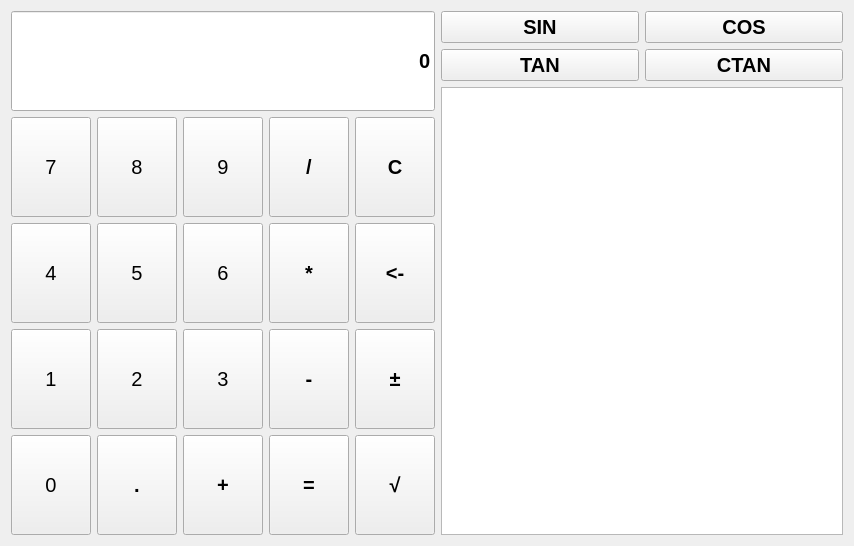
<?xml version="1.0" encoding="UTF-8"?>
<ui version="4.0">
 <class>Widget</class>
 <widget class="QWidget" name="Widget">
  <property name="geometry">
   <rect>
    <x>0</x>
    <y>0</y>
    <width>854</width>
    <height>544</height>
   </rect>
  </property>
  <property name="windowTitle">
   <string>Widget</string>
  </property>
  <layout class="QGridLayout" name="gridLayout_2">
   <item row="0" column="0">
    <layout class="QGridLayout" name="gridLayout_4">
     <item row="0" column="0">
      <layout class="QGridLayout" name="gridLayout_5">
       <item row="0" column="0">
        <widget class="QLineEdit" name="leResult">
         <property name="minimumSize">
          <size>
           <width>0</width>
           <height>100</height>
          </size>
         </property>
         <property name="font">
          <font>
           <pointsize>15</pointsize>
           <weight>75</weight>
           <bold>true</bold>
           <stylestrategy>PreferDefault</stylestrategy>
          </font>
         </property>
         <property name="text">
          <string>0</string>
         </property>
         <property name="alignment">
          <set>Qt::AlignRight|Qt::AlignTrailing|Qt::AlignVCenter</set>
         </property>
        </widget>
       </item>
       <item row="1" column="0">
        <layout class="QGridLayout" name="gridLayout">
         <item row="0" column="0">
          <widget class="QPushButton" name="pb7">
           <property name="sizePolicy">
            <sizepolicy hsizetype="Minimum" vsizetype="Expanding">
             <horstretch>0</horstretch>
             <verstretch>0</verstretch>
            </sizepolicy>
           </property>
           <property name="minimumSize">
            <size>
             <width>80</width>
             <height>100</height>
            </size>
           </property>
           <property name="font">
            <font>
             <pointsize>15</pointsize>
            </font>
           </property>
           <property name="text">
            <string>7</string>
           </property>
           <attribute name="buttonGroup">
            <string notr="true">buttonGroup</string>
           </attribute>
          </widget>
         </item>
         <item row="0" column="1">
          <widget class="QPushButton" name="pb8">
           <property name="sizePolicy">
            <sizepolicy hsizetype="Minimum" vsizetype="Expanding">
             <horstretch>0</horstretch>
             <verstretch>0</verstretch>
            </sizepolicy>
           </property>
           <property name="minimumSize">
            <size>
             <width>80</width>
             <height>100</height>
            </size>
           </property>
           <property name="font">
            <font>
             <pointsize>15</pointsize>
            </font>
           </property>
           <property name="text">
            <string>8</string>
           </property>
           <attribute name="buttonGroup">
            <string notr="true">buttonGroup</string>
           </attribute>
          </widget>
         </item>
         <item row="0" column="2">
          <widget class="QPushButton" name="pb9">
           <property name="sizePolicy">
            <sizepolicy hsizetype="Minimum" vsizetype="Expanding">
             <horstretch>0</horstretch>
             <verstretch>0</verstretch>
            </sizepolicy>
           </property>
           <property name="minimumSize">
            <size>
             <width>80</width>
             <height>100</height>
            </size>
           </property>
           <property name="font">
            <font>
             <pointsize>15</pointsize>
            </font>
           </property>
           <property name="text">
            <string>9</string>
           </property>
           <attribute name="buttonGroup">
            <string notr="true">buttonGroup</string>
           </attribute>
          </widget>
         </item>
         <item row="0" column="3">
          <widget class="QPushButton" name="pbDev">
           <property name="sizePolicy">
            <sizepolicy hsizetype="Minimum" vsizetype="Expanding">
             <horstretch>0</horstretch>
             <verstretch>0</verstretch>
            </sizepolicy>
           </property>
           <property name="minimumSize">
            <size>
             <width>80</width>
             <height>100</height>
            </size>
           </property>
           <property name="font">
            <font>
             <pointsize>15</pointsize>
             <weight>75</weight>
             <bold>true</bold>
            </font>
           </property>
           <property name="text">
            <string>/</string>
           </property>
           <attribute name="buttonGroup">
            <string notr="true">buttonGroup</string>
           </attribute>
          </widget>
         </item>
         <item row="0" column="4">
          <widget class="QPushButton" name="pbClr">
           <property name="sizePolicy">
            <sizepolicy hsizetype="Minimum" vsizetype="Expanding">
             <horstretch>0</horstretch>
             <verstretch>0</verstretch>
            </sizepolicy>
           </property>
           <property name="minimumSize">
            <size>
             <width>80</width>
             <height>100</height>
            </size>
           </property>
           <property name="font">
            <font>
             <pointsize>15</pointsize>
             <weight>75</weight>
             <bold>true</bold>
            </font>
           </property>
           <property name="text">
            <string>C</string>
           </property>
           <attribute name="buttonGroup">
            <string notr="true">buttonGroup</string>
           </attribute>
          </widget>
         </item>
         <item row="1" column="0">
          <widget class="QPushButton" name="pb4">
           <property name="sizePolicy">
            <sizepolicy hsizetype="Minimum" vsizetype="Expanding">
             <horstretch>0</horstretch>
             <verstretch>0</verstretch>
            </sizepolicy>
           </property>
           <property name="minimumSize">
            <size>
             <width>80</width>
             <height>100</height>
            </size>
           </property>
           <property name="font">
            <font>
             <pointsize>15</pointsize>
            </font>
           </property>
           <property name="text">
            <string>4</string>
           </property>
           <attribute name="buttonGroup">
            <string notr="true">buttonGroup</string>
           </attribute>
          </widget>
         </item>
         <item row="1" column="1">
          <widget class="QPushButton" name="pb5">
           <property name="sizePolicy">
            <sizepolicy hsizetype="Minimum" vsizetype="Expanding">
             <horstretch>0</horstretch>
             <verstretch>0</verstretch>
            </sizepolicy>
           </property>
           <property name="minimumSize">
            <size>
             <width>80</width>
             <height>100</height>
            </size>
           </property>
           <property name="font">
            <font>
             <pointsize>15</pointsize>
            </font>
           </property>
           <property name="text">
            <string>5</string>
           </property>
           <attribute name="buttonGroup">
            <string notr="true">buttonGroup</string>
           </attribute>
          </widget>
         </item>
         <item row="1" column="2">
          <widget class="QPushButton" name="pb6">
           <property name="sizePolicy">
            <sizepolicy hsizetype="Minimum" vsizetype="Expanding">
             <horstretch>0</horstretch>
             <verstretch>0</verstretch>
            </sizepolicy>
           </property>
           <property name="minimumSize">
            <size>
             <width>80</width>
             <height>100</height>
            </size>
           </property>
           <property name="font">
            <font>
             <pointsize>15</pointsize>
            </font>
           </property>
           <property name="text">
            <string>6</string>
           </property>
           <attribute name="buttonGroup">
            <string notr="true">buttonGroup</string>
           </attribute>
          </widget>
         </item>
         <item row="1" column="3">
          <widget class="QPushButton" name="pbMul">
           <property name="sizePolicy">
            <sizepolicy hsizetype="Minimum" vsizetype="Expanding">
             <horstretch>0</horstretch>
             <verstretch>0</verstretch>
            </sizepolicy>
           </property>
           <property name="minimumSize">
            <size>
             <width>80</width>
             <height>100</height>
            </size>
           </property>
           <property name="font">
            <font>
             <pointsize>15</pointsize>
             <weight>75</weight>
             <bold>true</bold>
            </font>
           </property>
           <property name="text">
            <string>*</string>
           </property>
           <attribute name="buttonGroup">
            <string notr="true">buttonGroup</string>
           </attribute>
          </widget>
         </item>
         <item row="1" column="4">
          <widget class="QPushButton" name="pbDel">
           <property name="sizePolicy">
            <sizepolicy hsizetype="Minimum" vsizetype="Expanding">
             <horstretch>0</horstretch>
             <verstretch>0</verstretch>
            </sizepolicy>
           </property>
           <property name="minimumSize">
            <size>
             <width>80</width>
             <height>100</height>
            </size>
           </property>
           <property name="font">
            <font>
             <pointsize>15</pointsize>
             <weight>75</weight>
             <bold>true</bold>
            </font>
           </property>
           <property name="text">
            <string>&lt;-</string>
           </property>
           <attribute name="buttonGroup">
            <string notr="true">buttonGroup</string>
           </attribute>
          </widget>
         </item>
         <item row="2" column="0">
          <widget class="QPushButton" name="pb1">
           <property name="sizePolicy">
            <sizepolicy hsizetype="Minimum" vsizetype="Expanding">
             <horstretch>0</horstretch>
             <verstretch>0</verstretch>
            </sizepolicy>
           </property>
           <property name="minimumSize">
            <size>
             <width>80</width>
             <height>100</height>
            </size>
           </property>
           <property name="font">
            <font>
             <pointsize>15</pointsize>
            </font>
           </property>
           <property name="text">
            <string>1</string>
           </property>
           <attribute name="buttonGroup">
            <string notr="true">buttonGroup</string>
           </attribute>
          </widget>
         </item>
         <item row="2" column="1">
          <widget class="QPushButton" name="pb2">
           <property name="sizePolicy">
            <sizepolicy hsizetype="Minimum" vsizetype="Expanding">
             <horstretch>0</horstretch>
             <verstretch>0</verstretch>
            </sizepolicy>
           </property>
           <property name="minimumSize">
            <size>
             <width>80</width>
             <height>100</height>
            </size>
           </property>
           <property name="font">
            <font>
             <pointsize>15</pointsize>
            </font>
           </property>
           <property name="text">
            <string>2</string>
           </property>
           <attribute name="buttonGroup">
            <string notr="true">buttonGroup</string>
           </attribute>
          </widget>
         </item>
         <item row="2" column="2">
          <widget class="QPushButton" name="pb3">
           <property name="sizePolicy">
            <sizepolicy hsizetype="Minimum" vsizetype="Expanding">
             <horstretch>0</horstretch>
             <verstretch>0</verstretch>
            </sizepolicy>
           </property>
           <property name="minimumSize">
            <size>
             <width>80</width>
             <height>100</height>
            </size>
           </property>
           <property name="font">
            <font>
             <pointsize>15</pointsize>
            </font>
           </property>
           <property name="text">
            <string>3</string>
           </property>
           <attribute name="buttonGroup">
            <string notr="true">buttonGroup</string>
           </attribute>
          </widget>
         </item>
         <item row="2" column="3">
          <widget class="QPushButton" name="pbSub">
           <property name="sizePolicy">
            <sizepolicy hsizetype="Minimum" vsizetype="Expanding">
             <horstretch>0</horstretch>
             <verstretch>0</verstretch>
            </sizepolicy>
           </property>
           <property name="minimumSize">
            <size>
             <width>80</width>
             <height>100</height>
            </size>
           </property>
           <property name="font">
            <font>
             <pointsize>15</pointsize>
             <weight>75</weight>
             <bold>true</bold>
            </font>
           </property>
           <property name="text">
            <string>-</string>
           </property>
           <attribute name="buttonGroup">
            <string notr="true">buttonGroup</string>
           </attribute>
          </widget>
         </item>
         <item row="2" column="4">
          <widget class="QPushButton" name="pbSign">
           <property name="sizePolicy">
            <sizepolicy hsizetype="Minimum" vsizetype="Expanding">
             <horstretch>0</horstretch>
             <verstretch>0</verstretch>
            </sizepolicy>
           </property>
           <property name="minimumSize">
            <size>
             <width>80</width>
             <height>100</height>
            </size>
           </property>
           <property name="font">
            <font>
             <pointsize>15</pointsize>
             <weight>75</weight>
             <bold>true</bold>
            </font>
           </property>
           <property name="text">
            <string>±</string>
           </property>
           <attribute name="buttonGroup">
            <string notr="true">buttonGroup</string>
           </attribute>
          </widget>
         </item>
         <item row="3" column="0">
          <widget class="QPushButton" name="pb0">
           <property name="sizePolicy">
            <sizepolicy hsizetype="Minimum" vsizetype="Expanding">
             <horstretch>0</horstretch>
             <verstretch>0</verstretch>
            </sizepolicy>
           </property>
           <property name="minimumSize">
            <size>
             <width>80</width>
             <height>100</height>
            </size>
           </property>
           <property name="font">
            <font>
             <pointsize>15</pointsize>
            </font>
           </property>
           <property name="text">
            <string>0</string>
           </property>
           <attribute name="buttonGroup">
            <string notr="true">buttonGroup</string>
           </attribute>
          </widget>
         </item>
         <item row="3" column="1">
          <widget class="QPushButton" name="pbDot">
           <property name="sizePolicy">
            <sizepolicy hsizetype="Minimum" vsizetype="Expanding">
             <horstretch>0</horstretch>
             <verstretch>0</verstretch>
            </sizepolicy>
           </property>
           <property name="minimumSize">
            <size>
             <width>80</width>
             <height>100</height>
            </size>
           </property>
           <property name="font">
            <font>
             <pointsize>15</pointsize>
             <weight>75</weight>
             <bold>true</bold>
            </font>
           </property>
           <property name="text">
            <string>.</string>
           </property>
           <property name="flat">
            <bool>false</bool>
           </property>
           <attribute name="buttonGroup">
            <string notr="true">buttonGroup</string>
           </attribute>
          </widget>
         </item>
         <item row="3" column="2">
          <widget class="QPushButton" name="pbAdd">
           <property name="sizePolicy">
            <sizepolicy hsizetype="Minimum" vsizetype="Expanding">
             <horstretch>0</horstretch>
             <verstretch>0</verstretch>
            </sizepolicy>
           </property>
           <property name="minimumSize">
            <size>
             <width>80</width>
             <height>100</height>
            </size>
           </property>
           <property name="font">
            <font>
             <pointsize>15</pointsize>
             <weight>75</weight>
             <bold>true</bold>
            </font>
           </property>
           <property name="text">
            <string>+</string>
           </property>
           <attribute name="buttonGroup">
            <string notr="true">buttonGroup</string>
           </attribute>
          </widget>
         </item>
         <item row="3" column="3">
          <widget class="QPushButton" name="pbEq">
           <property name="sizePolicy">
            <sizepolicy hsizetype="Minimum" vsizetype="Expanding">
             <horstretch>0</horstretch>
             <verstretch>0</verstretch>
            </sizepolicy>
           </property>
           <property name="minimumSize">
            <size>
             <width>80</width>
             <height>100</height>
            </size>
           </property>
           <property name="font">
            <font>
             <pointsize>15</pointsize>
             <weight>75</weight>
             <bold>true</bold>
            </font>
           </property>
           <property name="text">
            <string>=</string>
           </property>
           <attribute name="buttonGroup">
            <string notr="true">buttonGroup</string>
           </attribute>
          </widget>
         </item>
         <item row="3" column="4">
          <widget class="QPushButton" name="pbRoot">
           <property name="sizePolicy">
            <sizepolicy hsizetype="Expanding" vsizetype="Expanding">
             <horstretch>0</horstretch>
             <verstretch>0</verstretch>
            </sizepolicy>
           </property>
           <property name="minimumSize">
            <size>
             <width>80</width>
             <height>100</height>
            </size>
           </property>
           <property name="font">
            <font>
             <pointsize>15</pointsize>
             <weight>75</weight>
             <bold>true</bold>
            </font>
           </property>
           <property name="text">
            <string>√</string>
           </property>
           <attribute name="buttonGroup">
            <string notr="true">buttonGroup</string>
           </attribute>
          </widget>
         </item>
        </layout>
       </item>
      </layout>
     </item>
     <item row="0" column="1">
      <layout class="QVBoxLayout" name="verticalLayout_2">
       <item>
        <layout class="QGridLayout" name="gridLayout_3">
         <item row="2" column="1">
          <widget class="QPushButton" name="pbCtan">
           <property name="font">
            <font>
             <pointsize>15</pointsize>
             <weight>75</weight>
             <bold>true</bold>
            </font>
           </property>
           <property name="text">
            <string>CTAN</string>
           </property>
          </widget>
         </item>
         <item row="2" column="0">
          <widget class="QPushButton" name="pbTan">
           <property name="font">
            <font>
             <pointsize>15</pointsize>
             <weight>75</weight>
             <bold>true</bold>
            </font>
           </property>
           <property name="text">
            <string>TAN</string>
           </property>
          </widget>
         </item>
         <item row="1" column="0">
          <widget class="QPushButton" name="pbSin">
           <property name="font">
            <font>
             <pointsize>15</pointsize>
             <weight>75</weight>
             <bold>true</bold>
            </font>
           </property>
           <property name="text">
            <string>SIN</string>
           </property>
          </widget>
         </item>
         <item row="1" column="1">
          <widget class="QPushButton" name="pbCos">
           <property name="font">
            <font>
             <pointsize>15</pointsize>
             <weight>75</weight>
             <bold>true</bold>
            </font>
           </property>
           <property name="text">
            <string>COS</string>
           </property>
          </widget>
         </item>
        </layout>
       </item>
       <item>
        <widget class="QPlainTextEdit" name="pteHistory">
         <property name="sizePolicy">
          <sizepolicy hsizetype="Expanding" vsizetype="Expanding">
           <horstretch>0</horstretch>
           <verstretch>0</verstretch>
          </sizepolicy>
         </property>
         <property name="minimumSize">
          <size>
           <width>400</width>
           <height>0</height>
          </size>
         </property>
        </widget>
       </item>
      </layout>
     </item>
    </layout>
   </item>
  </layout>
 </widget>
 <layoutdefault spacing="6" margin="11"/>
 <resources/>
 <connections/>
 <buttongroups>
  <buttongroup name="buttonGroup"/>
 </buttongroups>
</ui>
